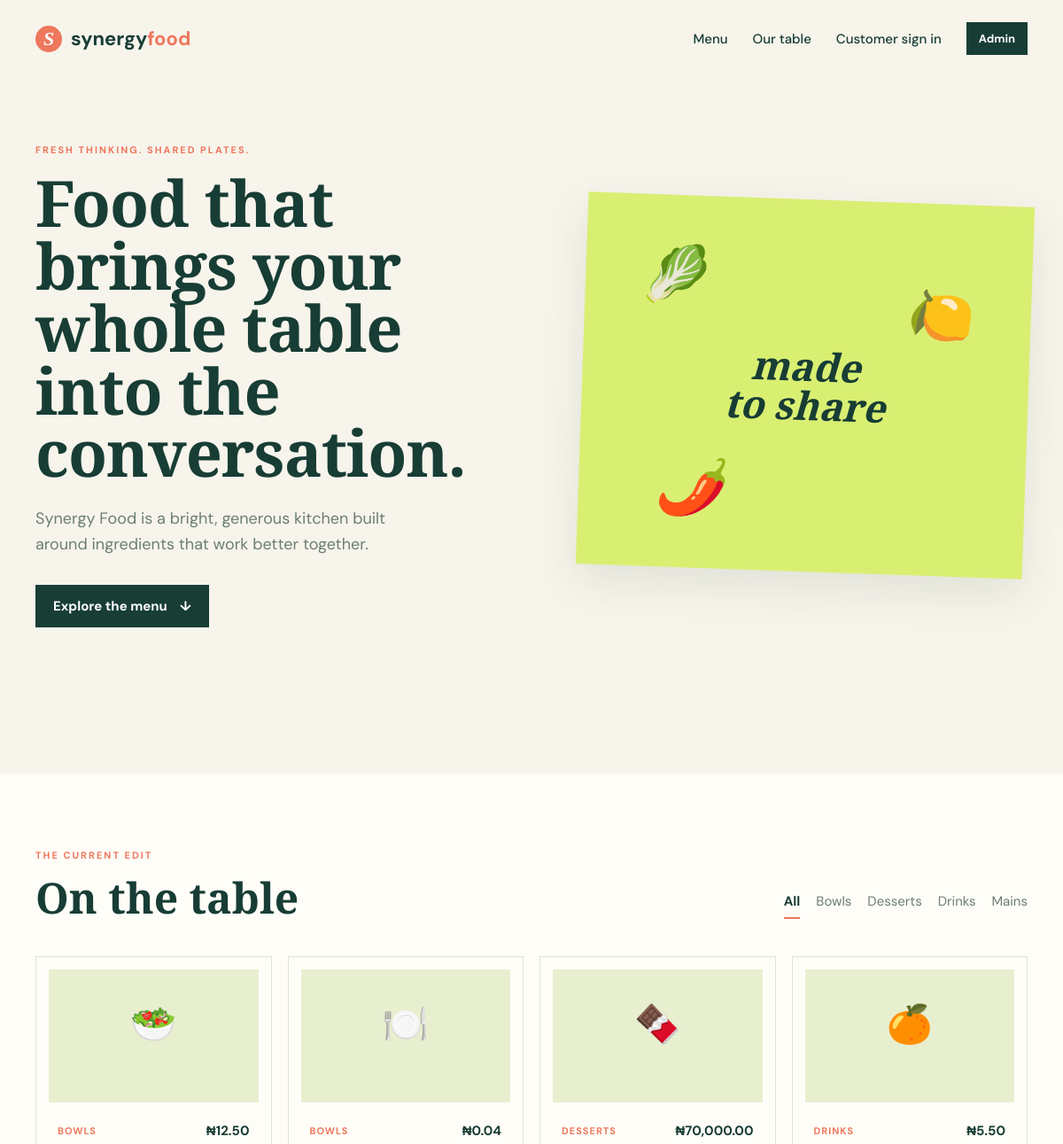
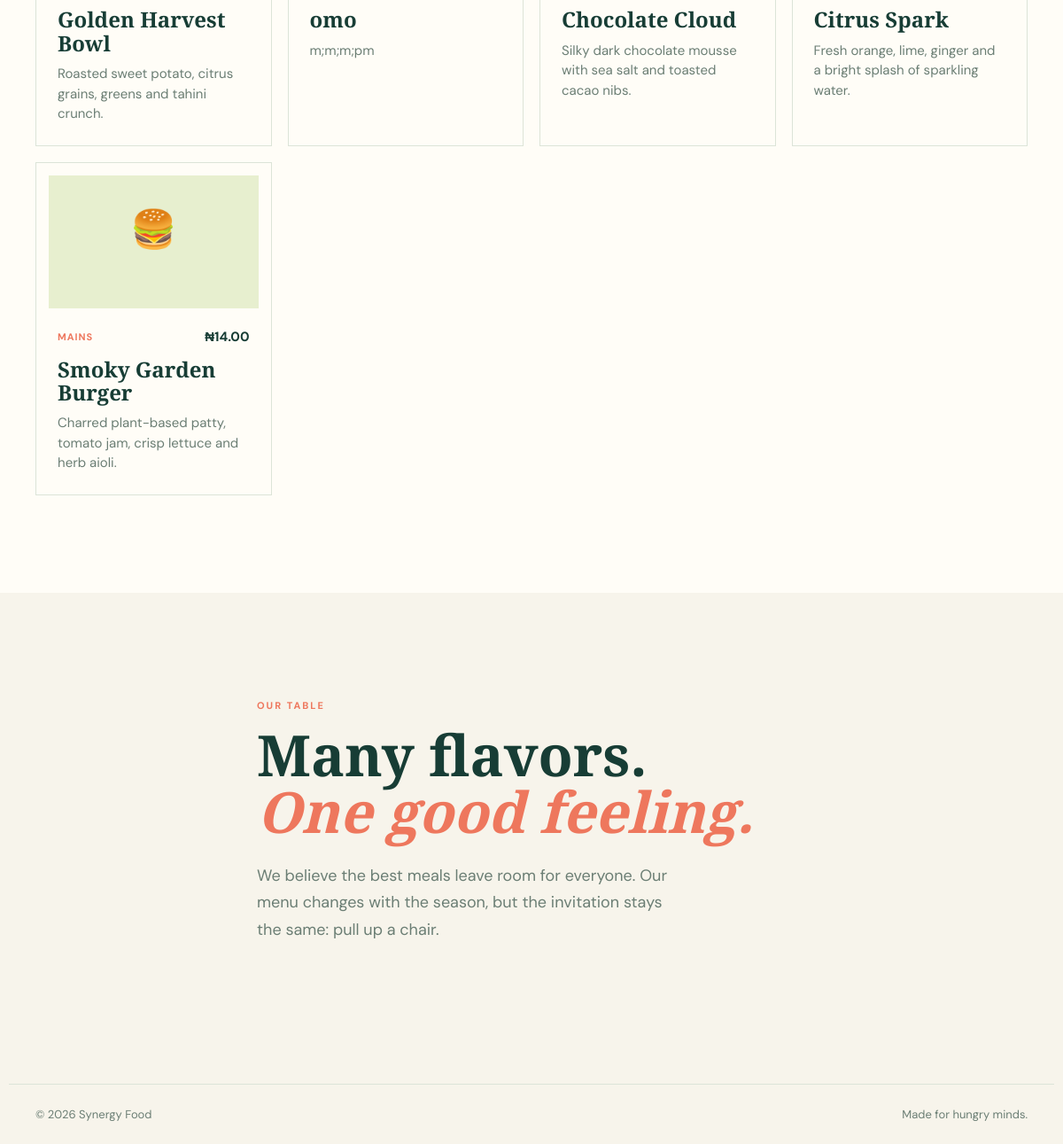
The page / on the database its author committed (2 pictures, top to bottom).
### tables this page shows
CREATE TABLE menu_items (
        id INTEGER PRIMARY KEY AUTOINCREMENT,
        name TEXT NOT NULL,
        description TEXT NOT NULL,
        category TEXT NOT NULL,
        price REAL NOT NULL CHECK(price >= 0),
        emoji TEXT NOT NULL DEFAULT '🍽️',
        is_available INTEGER NOT NULL DEFAULT 1,
        created_at TEXT NOT NULL DEFAULT CURRENT_TIMESTAMP,
        updated_at TEXT NOT NULL DEFAULT CURRENT_TIMESTAMP
    , image_url TEXT NOT NULL DEFAULT '');

### auth.php (called while the page is built, shortened)
<?php
require_once __DIR__ . '/db.php';
function current_user(): ?array
{
    return $_SESSION['user'] ?? null;
}
function is_logged_in(): bool
{
    return current_user() !== null;
}

### db.php (called while the page is built, shortened)
<?php
require_once __DIR__ . '/config.php';
function db(): PDO
{
    static $pdo;
    if ($pdo instanceof PDO) {
        return $pdo;
    }
    $pdo = new PDO('sqlite:' . DB_PATH);
    $pdo->setAttribute(PDO::ATTR_ERRMODE, PDO::ERRMODE_EXCEPTION);
    $pdo->setAttribute(PDO::ATTR_DEFAULT_FETCH_MODE, PDO::FETCH_ASSOC);
    $pdo->exec('PRAGMA foreign_keys = ON');
    $pdo->exec(<<<'SQL'
        CREATE TABLE IF NOT EXISTS menu_items (
            id INTEGER PRIMARY KEY AUTOINCREMENT,
            name TEXT NOT NULL,
            description TEXT NOT NULL,
            category TEXT NOT NULL,
            price REAL NOT NULL CHECK(price >= 0),
            emoji TEXT NOT NULL DEFAULT '🍽️',
            image_url TEXT NOT NULL DEFAULT '',
            is_available INTEGER NOT NULL DEFAULT 1,
            created_at TEXT NOT NULL DEFAULT CURRENT_TIMESTAMP,
            updated_at TEXT NOT NULL DEFAULT CURRENT_TIMESTAMP
        )
    SQL);
    $columns = $pdo->query('PRAGMA table_info(menu_items)')->fetchAll();
    $columnNames = array_column($columns, 'name');
    $pdo->exec(<<<'SQL'
        CREATE TABLE IF NOT EXISTS users (
            id INTEGER PRIMARY KEY AUTOINCREMENT,
            name TEXT NOT NULL,
            email TEXT NOT NULL UNIQUE,
            password_hash TEXT NOT NULL,
            role TEXT NOT NULL DEFAULT 'customer' CHECK(role IN ('customer', 'admin')),
            created_at TEXT NOT NULL DEFAULT CURRENT_TIMESTAMP
        )
    SQL);
    $adminExists = $pdo->prepare('SELECT COUNT(*) FROM users WHERE role = ?');
    $adminExists->execute(['admin']);
    $count = (int) $pdo->query('SELECT COUNT(*) FROM menu_items')->fetchColumn();
    return $pdo;
}

### config.php (called while the page is built, shortened)
<?php
function e(string|int|float|null $value): string
{
    return htmlspecialchars((string) $value, ENT_QUOTES, 'UTF-8');
}

### index.php (the view, shortened to what this page needs)
<?php
require_once __DIR__ . '/auth.php';
$category = trim((string) ($_GET['category'] ?? ''));
$query = 'SELECT * FROM menu_items WHERE is_available = 1';
$params = [];
$query .= ' ORDER BY category, name';
$stmt = db()->prepare($query);
$stmt->execute($params);
$items = $stmt->fetchAll();
$categories = db()->query('SELECT DISTINCT category FROM menu_items WHERE is_available = 1 ORDER BY category')->fetchAll(PDO::FETCH_COLUMN);
?>
<!doctype html>
<html lang="en">
<head>
    <link rel="stylesheet" href="assets/style.css"><link rel="stylesheet" href="assets/features.css">
</head>
<body>
    <header class="site-header">
        <a class="brand" href="index.php"><span class="brand-mark">S</span><span>synergy<span class="brand-accent">food</span></span></a>
        <nav><a href="#menu">Menu</a><a href="#story">Our table</a><?php if (is_logged_in()): ?><span class="user-greeting">Hi, <?= e(current_user()['name']) ?></span><a class="button button-small" href="<?= current_user()['role'] === 'admin' ? 'admin.php' : '#menu' ?>"><?= current_user()['role'] === 'admin' ? 'Admin panel' : 'Your table' ?></a><a href="logout.php">Sign out</a><?php else: ?><a href="login.php">Customer sign in</a><a class="button button-small" href="login.php?role=admin">Admin</a><?php endif; ?></nav>
    </header>
    <main>
        <section class="hero">
            <div class="hero-copy">
                <p class="eyebrow">Fresh thinking. Shared plates.</p>
                <h1>Food that brings your whole table into the conversation.</h1>
                <p class="hero-text">Synergy Food is a bright, generous kitchen built around ingredients that work better together.</p>
                <a class="button" href="#menu">Explore the menu <span aria-hidden="true">↓</span></a>
            </div>
            <div class="hero-art" aria-label="Illustration of a colorful shared meal" role="img"><span>🥬</span><span>🍋</span><span>🌶️</span><strong>made<br>to share</strong></div>
        </section>
        <section class="menu-section" id="menu">
            <div class="section-heading"><div><p class="eyebrow">The current edit</p><h2>On the table</h2></div><div class="filters"><a class="filter <?= $category === '' ? 'active' : '' ?>" href="index.php">All</a><?php foreach ($categories as $itemCategory): ?><a class="filter <?= $category === $itemCategory ? 'active' : '' ?>" href="?category=<?= urlencode($itemCategory) ?>"><?= e($itemCategory) ?></a><?php endforeach; ?></div></div>
            <div class="menu-grid">
                <?php foreach ($items as $item): ?>
                    <article class="menu-card"><div class="food-image" <?= $item['image_url'] ? 'style="background-image:url(\'' . e($item['image_url']) . '\')"' : '' ?>><span class="food-icon"><?= e($item['emoji']) ?></span></div><div class="card-top"><span class="category-label"><?= e($item['category']) ?></span><span class="price">₦<?= number_format((float) $item['price'], 2) ?></span></div><h3><?= e($item['name']) ?></h3><p><?= e($item['description']) ?></p></article>
                <?php endforeach; ?>
            </div>
        </section>
        <section class="story" id="story"><p class="eyebrow">Our table</p><h2>Many flavors.<br><em>One good feeling.</em></h2><p>We believe the best meals leave room for everyone. Our menu changes with the season, but the invitation stays the same: pull up a chair.</p></section>
    </main>
    <footer><span>© <?= date('Y') ?> Synergy Food</span><span>Made for hungry minds.</span></footer>
</body>
</html>

### style.css (style rules this page uses)
:root { --ink:#173d35;--muted:#6b7e74;--cream:#f7f4eb;--paper:#fffdf7;--lime:#d9ef72;--coral:#ee775d;--line:#dce4d8;--shadow:0 18px 50px rgba(28,65,52,.10) }
* { box-sizing:border-box }
body { margin:0;background:var(--cream);color:var(--ink);font:15px 'DM Sans',sans-serif }
a { color:inherit;text-decoration:none }
.site-header { max-width:1180px;margin:auto;padding:25px 30px;display:flex;align-items:center;justify-content:space-between }
.brand { font-weight:700;font-size:22px;display:flex;gap:10px;align-items:center }
.brand-mark { background:var(--coral);color:#fff;width:30px;height:30px;border-radius:50%;display:grid;place-items:center;font-family:Georgia;font-style:italic }
.brand-accent { color:var(--coral) }
nav { display:flex;align-items:center;gap:28px;font-weight:500 }
.hero { max-width:1180px;margin:30px auto 120px;padding:45px 30px;display:grid;grid-template-columns:1.05fr .95fr;align-items:center;gap:60px }
.eyebrow { color:var(--coral);text-transform:uppercase;letter-spacing:2px;font-size:11px;font-weight:700;margin:0 0 17px }
.hero h1,.admin-intro h1 { font:700 clamp(46px,6vw,78px)/.98 'Playfair Display',serif;letter-spacing:-1px;margin:0 0 25px;max-width:680px }
.hero-text { color:var(--muted);font-size:18px;line-height:1.6;max-width:450px;margin-bottom:32px }
.button { display:inline-flex;background:var(--ink);color:#fff;border:0;padding:14px 20px;font-weight:700;gap:14px;cursor:pointer }
.button-small { padding:10px 14px;font-size:13px }
.hero-art { min-height:420px;background:var(--lime);position:relative;display:grid;place-items:center;box-shadow:var(--shadow);transform:rotate(2deg);font:italic 600 44px/1 'Playfair Display';text-align:center }
.hero-art span { position:absolute;font-size:62px }
.hero-art span:first-child { left:12%;top:13% }
.hero-art span:nth-child(2) { right:13%;top:22% }
.hero-art span:nth-child(3) { bottom:15%;left:17% }
.menu-section { background:var(--paper);padding:85px max(30px,calc((100% - 1120px)/2)) 110px }
.section-heading { display:flex;justify-content:space-between;align-items:end;margin-bottom:42px }
.section-heading h2,.story h2 { font:600 48px/1 'Playfair Display';margin:0 }
.filters { display:flex;gap:18px;flex-wrap:wrap }
.filter { color:var(--muted);padding-bottom:8px;border-bottom:2px solid transparent }
.filter.active { color:var(--ink);border-color:var(--coral);font-weight:700 }
.menu-grid { display:grid;grid-template-columns:repeat(4,1fr);gap:18px }
.menu-card { border:1px solid var(--line);padding:24px;min-height:285px;transition:transform .2s,box-shadow .2s }
.food-icon { font-size:42px;margin-bottom:28px }
.card-top { display:flex;justify-content:space-between;align-items:center }
.category-label { color:var(--coral);font-size:11px;text-transform:uppercase;letter-spacing:1px;font-weight:700 }
.price { font-weight:700 }
.menu-card h3 { font:600 24px/1.1 'Playfair Display';margin:14px 0 10px }
.menu-card p { color:var(--muted);line-height:1.5;margin:0 }
.story { max-width:680px;padding:120px 30px 140px;margin:auto }
.story h2 { font-size:64px;margin-bottom:25px }
.story em { color:var(--coral);font-weight:600 }
.story>p:last-child { color:var(--muted);font-size:18px;line-height:1.7;max-width:480px }
footer { border-top:1px solid var(--line);max-width:1180px;margin:auto;padding:25px 30px;display:flex;justify-content:space-between;color:var(--muted);font-size:13px }

### features.css (style rules this page uses)
.food-image { height:150px;margin:0 -10px 22px;background:#e7efcf center/cover no-repeat;display:grid;place-items:center;overflow:hidden }
.food-icon { font-size:42px }
.menu-card { padding-top:14px }

### rows shown on the page
menu_items: emoji "🥗", category "BOWLS", price "12.50", name "Golden Harvest Bowl", description "Roasted sweet potato, citrus grains, greens and tahini crunch."
menu_items: emoji "🍽️", category "BOWLS", price "0.04", name "omo", description "m;m;m;pm"
menu_items: emoji "🍫", category "DESSERTS", price "70,000.00", name "Chocolate Cloud", description "Silky dark chocolate mousse with sea salt and toasted cacao nibs."
menu_items: emoji "🍊", category "DRINKS", price "5.50", name "Citrus Spark", description "Fresh orange, lime, ginger and a bright splash of sparkling water."
menu_items: emoji "🍔", category "MAINS", price "14.00", name "Smoky Garden Burger", description "Charred plant-based patty, tomato jam, crisp lettuce and herb aioli."

### other values the page prints
$itemCategory "Bowls"
$itemCategory "Desserts"
$itemCategory "Drinks"
$itemCategory "Mains"
